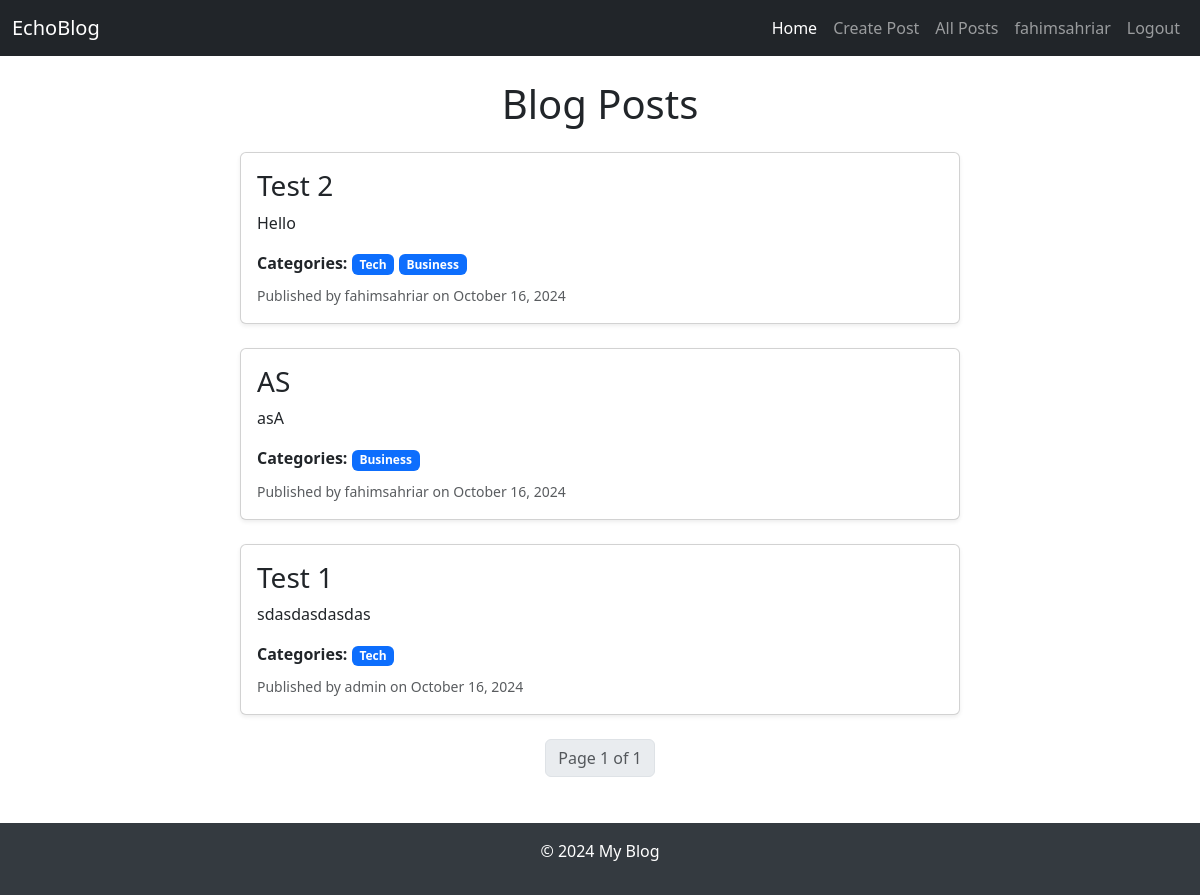
/post/all/ (signed in), run on an earlier commit of the app's database.
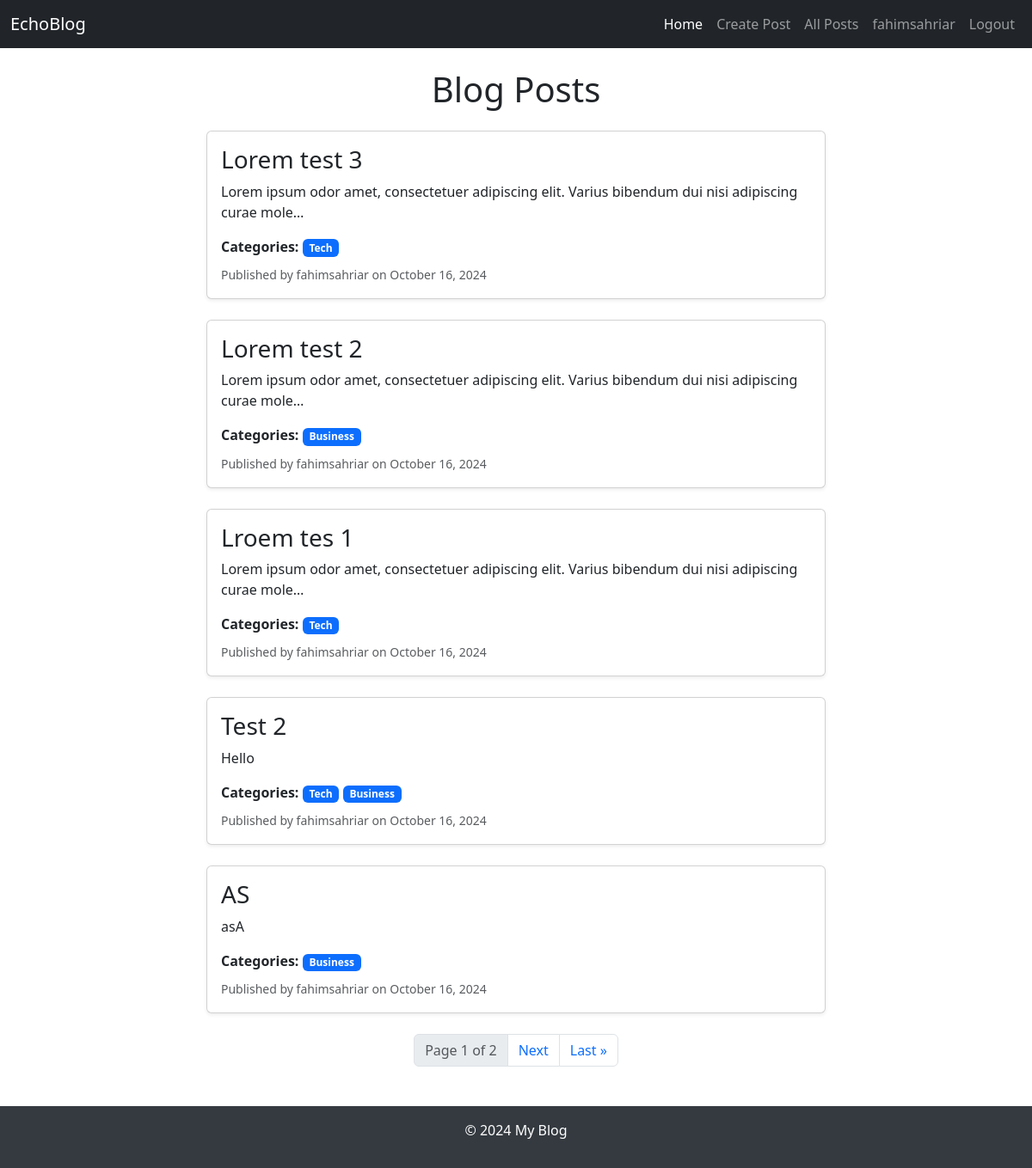
And on a later commit of the database.
### main/models.py (models this page shows, shortened)
class Post(models.Model):
    title = models.CharField(max_length=200)
    content = models.TextField(null=True)
    author = models.ForeignKey(User, on_delete=models.CASCADE, null=True)
    created_at = models.DateTimeField(auto_now_add=True)
    updated_at = models.DateTimeField(auto_now=True)
    categories = models.ManyToManyField('Category')
    likes = models.ManyToManyField(User, related_name='post_likes', blank=True)

class Category(models.Model):
    name = models.CharField(max_length=100)

### main/views.py (the view)
# urls.py: path('post/all/', views.post_list, name='post_list'),
@login_required
def post_list(request):
    posts = Post.objects.order_by('-created_at')  # Get all posts, ordered by newest
    paginator = Paginator(posts, 5)  # Show 25 contacts per page.
    page_number = request.GET.get("page")
    posts_obj = paginator.get_page(page_number)
    return render(request, 'blog/post_list.html', {'posts': posts_obj})

### templates/blog/post_list.html (shortened to what this page needs)
{% extends 'blog/base.html' %}
{% block content %}
<div class="container">
    <h1 class="mt-4 mb-4 text-center">Blog Posts</h1>
    <div class="row">
        <div class="col-lg-8 mx-auto">
            {% for post in posts %}
            <div class="card mb-4 shadow-sm">
                <div class="card-body">
                    <h3 class="card-title">
                        <a href="{% url 'post_detail' post.id %}" class="text-dark text-decoration-none">
                            {{ post.title }}
                        </a>
                    </h3>
                    <p class="card-text">{{ post.content|truncatechars:100 }}</p>
                    <div class="mb-2">
                        <strong>Categories:</strong>
                        {% for category in post.categories.all %}
                            <span class="badge bg-primary">{{ category.name }}</span>
                        {% endfor %}
                    </div>
                    <small class="text-muted">
                        Published by {{ post.author.username }} on {{ post.created_at|date:"F j, Y" }}
                    </small>
                </div>
            </div>
            {% endfor %}
        </div>
    </div>
    <div class="d-flex justify-content-center">
        <nav aria-label="Page navigation">
            <ul class="pagination">
                <li class="page-item disabled">
                    <span class="page-link">Page {{ posts.number }} of {{ posts.paginator.num_pages }}</span>
                </li>
                {% if posts.has_next %}
                    <li class="page-item">
                        <a class="page-link" href="?page={{ posts.next_page_number }}">Next</a>
                    </li>
                    <li class="page-item">
                        <a class="page-link" href="?page={{ posts.paginator.num_pages }}">Last &raquo;</a>
                    </li>
                {% endif %}
            </ul>
        </nav>
    </div>
</div>
{% endblock %}

What changed in the data, as far as the page shows it:
no longer on this page (row unchanged): Post: title "Test 1", content "sdasdasdasdas", author.username "admin", created_at "October 16, 2024", Category (name "Tech")
added Post: title "Lorem test 3", content "Lorem ipsum odor amet, consectetuer adipiscing elit. Varius bibendum dui nisi adipiscing curae mole…", author.username "fahimsahriar", created_at "October 16, 2024", Category (name "Tech")
added Post: title "Lorem test 2", content "Lorem ipsum odor amet, consectetuer adipiscing elit. Varius bibendum dui nisi adipiscing curae mole…", author.username "fahimsahriar", created_at "October 16, 2024", Category (name "Business")
added Post: title "Lroem tes 1", content "Lorem ipsum odor amet, consectetuer adipiscing elit. Varius bibendum dui nisi adipiscing curae mole…", author.username "fahimsahriar", created_at "October 16, 2024", Category (name "Tech")
Also different on the page:
{{ posts.paginator.num_pages }}: "1" → "2"
text now shown: "Next Last »"
